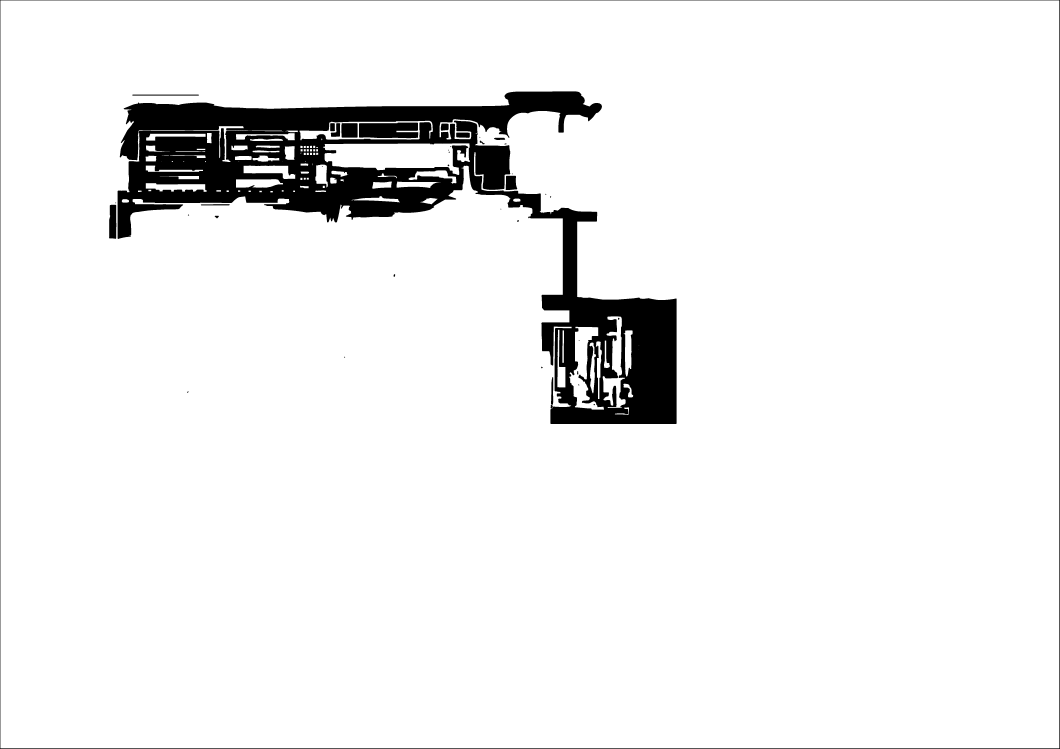
#> input picture backend/assets/floorplans/kerama_marazzi_2025_obstacles.png, 5298 x 3743 px (shown at 1/5 size); its folder holds only this picture in this run
$ python -i map_postprocessing.py   (imports and definitions only)
#> lines starting #> are read from the running program, lines starting #| are printed output that depends on the picture; after the words box and inside, x2 and y2 are one past the last pixel; in counts of white or black regions, pixels touching at a corner belong together
#> further down, picture is the input picture: shape (3743, 5298, 3); 93.8% white; 40 black regions (9 under 20 px), largest, box (x1, y1, x2, y2) and area: (588, 457, 3383, 2120) 1138651, (0, 0, 5298, 3743) 36148, (1795, 613, 2092, 691) 21163
"""
Map postprocessing: привязка траектории к плану и пересчёт поворотов по карте.

Источник истины по поворотам:
  1. IMU yaw — если появится.
  2. Map-corrected path turns — если есть план.
  3. Integrated visual yaw из VO (raw_turn_points / turn_points).
  4. Chord-angle validator — secondary check only.

Исправления:
- унифицирован контракт траектории: x, y, heading_deg;
- сохранена backward compatibility со старым полем z;
- финальные turn points считаются по map_path и сериализуются с heading_deg;
- map_trajectory теперь хранит heading_deg по сегментам карты, а не фиктивный z=0.
"""

import base64
import math
from heapq import heappop, heappush
from typing import Any, Dict, List, Optional, Tuple

import cv2
import numpy as np


GRID_CELL = 8
LUMINANCE_THRESHOLD = 0.6
SUBSAMPLE = 5


# [69 lines left out: functions _to_float, _get_heading, _normalize_trajectory, _decode_data_url_image, _render_drawn_plan, not called in this run]


def _skeletonize(binary_mask: np.ndarray) -> np.ndarray:
    img = binary_mask.copy()
    skeleton = np.zeros_like(img)
    element = cv2.getStructuringElement(cv2.MORPH_CROSS, (3, 3))

    while True:
        eroded = cv2.erode(img, element)
        opened = cv2.dilate(eroded, element)
        residue = cv2.subtract(img, opened)
        skeleton = cv2.bitwise_or(skeleton, residue)
        img = eroded
        if cv2.countNonZero(img) == 0:
            break

    return cv2.dilate(skeleton, np.ones((3, 3), dtype=np.uint8), iterations=1)


def _build_occupancy_grid(plan_image: np.ndarray) -> Tuple[np.ndarray, np.ndarray, np.ndarray, int, int, int, int]:
    height, width = plan_image.shape[:2]
#> height = 3743; width = 5298
    gray = cv2.cvtColor(plan_image, cv2.COLOR_BGR2GRAY)
    cols = int(math.ceil(width / GRID_CELL))
#> cols = 663
    rows = int(math.ceil(height / GRID_CELL))
#> rows = 468
    grid = np.zeros(cols * rows, dtype=np.uint8)

    for gy in range(rows):
        for gx in range(cols):
            y1 = gy * GRID_CELL
            y2 = min((gy + 1) * GRID_CELL, height)
            x1 = gx * GRID_CELL
            x2 = min((gx + 1) * GRID_CELL, width)
            roi = gray[y1:y2, x1:x2]
            avg = float(np.mean(roi) / 255.0) if roi.size else 1.0
            grid[gy * cols + gx] = 0 if avg >= LUMINANCE_THRESHOLD else 1

    free_mask = ((grid.reshape(rows, cols) == 0).astype(np.uint8)) * 255
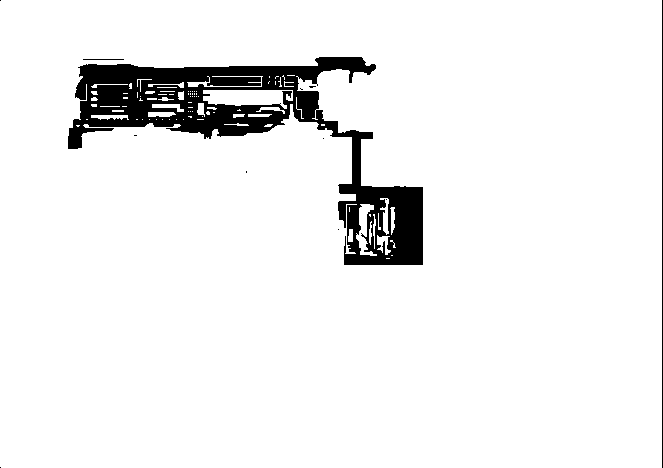
#> free_mask: shape (468, 663); 93.7% white; 12 black regions (9 under 20 px), largest, box (x1, y1, x2, y2) and area: (68, 57, 423, 265) 19011, (662, 0, 663, 468) 468, (83, 59, 124, 60) 41
    clearance = cv2.distanceTransform(free_mask, cv2.DIST_L2, 5)
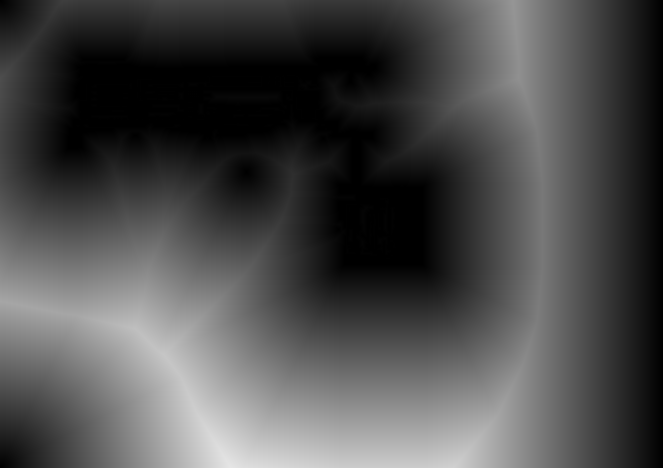
#> clearance: shape (468, 663) float32; min 0, max 230, mean 75.9
    skeleton = _skeletonize(free_mask)
#> the loop in _skeletonize, `while True:` made 273 passes
#> pass 1, in _skeletonize, `eroded = cv2.erode(img, element)`:
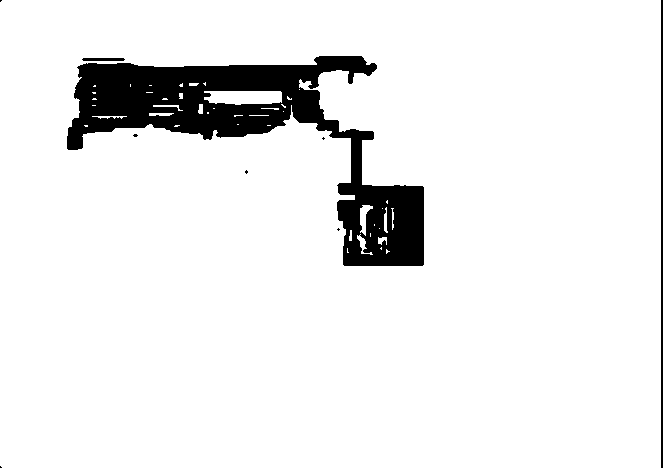
#> eroded: shape (468, 663); 92.3% white; 9 black regions (6 under 20 px), largest, box (x1, y1, x2, y2) and area: (67, 56, 424, 266) 22762, (661, 0, 663, 468) 936, (82, 58, 125, 61) 125
#> pass 1, in _skeletonize, `opened = cv2.dilate(eroded, element)`:
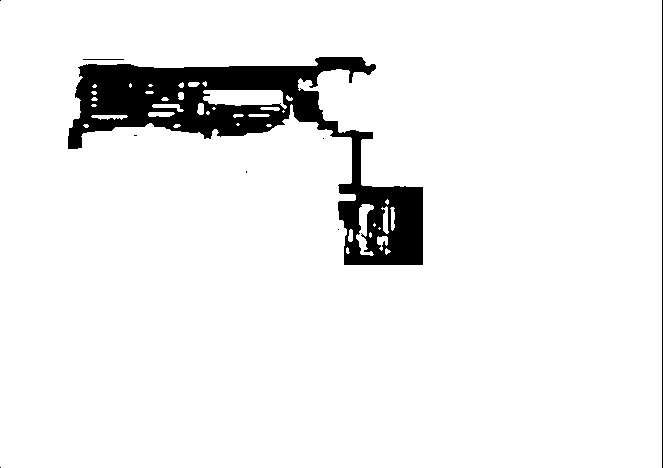
#> opened: shape (468, 663); 93.3% white; 9 black regions (6 under 20 px), largest, box (x1, y1, x2, y2) and area: (68, 57, 423, 265) 20177, (662, 0, 663, 468) 468, (83, 59, 124, 60) 41
#> pass 1, in _skeletonize, `residue = cv2.subtract(img, opened)`:
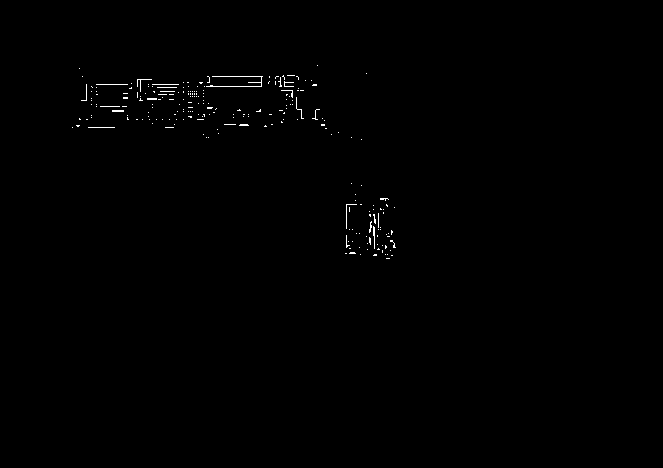
#> residue: shape (468, 663); 0.37% white in thin lines or dots, all inside (x1, y1, x2, y2) = (72, 65, 396, 259)
#> after the loop in _skeletonize, `while True:`: eroded: shape (468, 663); every value is 0
#> after the loop in _skeletonize, `while True:`:
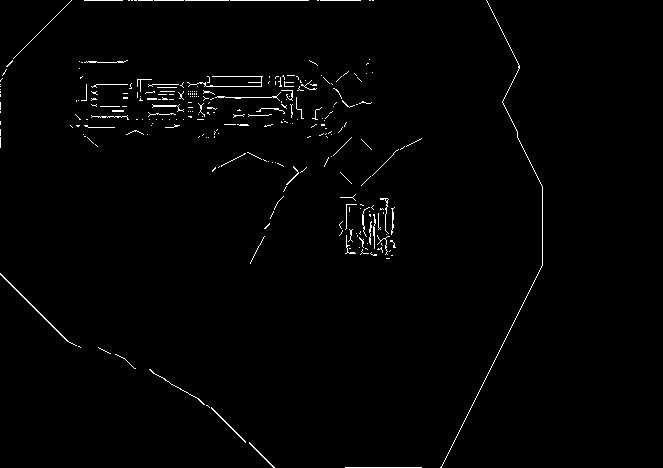
#> skeleton: shape (468, 663); 1.2% white in thin lines or dots, all inside (x1, y1, x2, y2) = (0, 0, 543, 468)
#> in _skeletonize, `return cv2.dilate(skeleton, np.ones((3, 3), dtype=np.uint8), iteration..`:
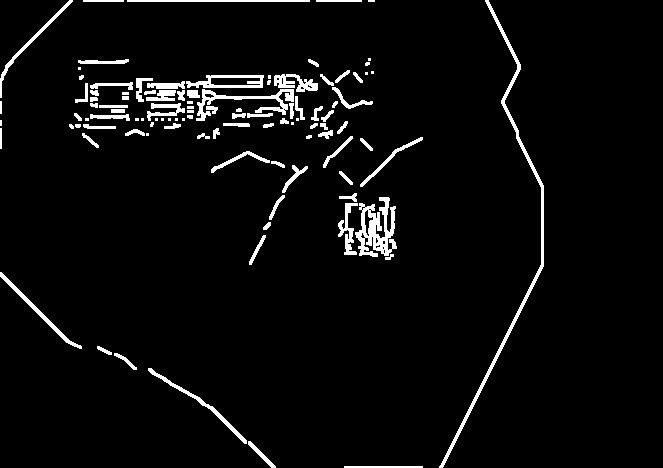
#> returned value: shape (468, 663); 4.2% white; 105 white regions (23 under 20 px), largest, box (x1, y1, x2, y2) and area: (439, 0, 544, 468) 1790, (355, 197, 397, 257) 1303, (196, 89, 294, 121) 806
    return grid, clearance, skeleton, cols, rows, width, height


# [4 lines left out: function _to_grid, not called in this run]


def _to_world(gx: int, gy: int) -> Tuple[float, float]:
    return gx * GRID_CELL + GRID_CELL / 2.0, gy * GRID_CELL + GRID_CELL / 2.0


# [162 lines left out: functions _is_wall, _nearest_free, _nearest_mask_point, _astar, _build_anchor_points, _build_observations, not called in this run]


def _angle_diff(a: float, b: float) -> float:
    diff = (a - b + math.pi) % (2.0 * math.pi) - math.pi
    return abs(diff)


# [14 lines left out: functions _path_length, _skeleton_candidates, not called in this run]


def _route_cache_key(a: Tuple[int, int], b: Tuple[int, int]) -> Tuple[Tuple[int, int], Tuple[int, int]]:
    return (a, b) if a <= b else (b, a)


# [552 lines left out: functions _apply_loop_closure_to_state_sequence, _graph_match_path, _snap_path_to_clearance, _infer_headings_for_path, _smooth_path, _correct_path and 11 more, not called in this run]

>>> import cv2
>>> picture = cv2.imread('../../assets/floorplans/kerama_marazzi_2025_obstacles.png')
>>> result = _build_occupancy_grid(picture)
#> result = 7 items
